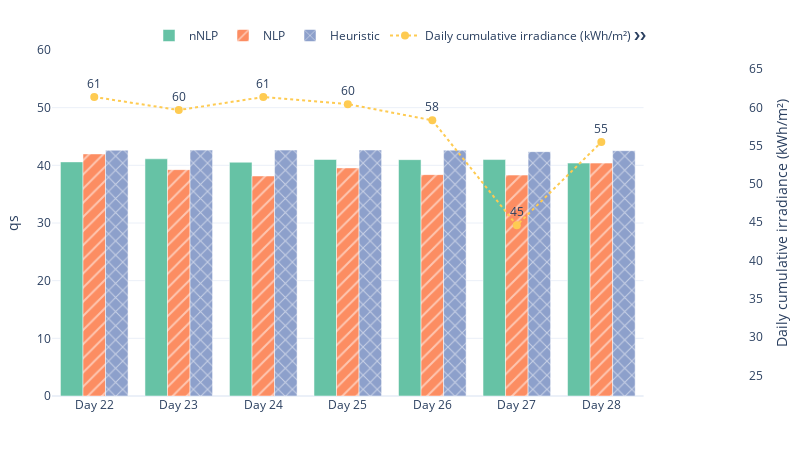

Here is the notebook cell this chart was saved with:
### Code cell
plot_multiaxis_bars_with_scatter(
    dfs=daily_sim_dfs,
    alt_labels=alt_labels,
    bar_col="qmed_s",
    bar_label="qs",
    scatter_col="daily_cumulative_I",
    scatter_label="Daily cumulative irradiance (kWh/m²)",
    color_palette_id="Set2",
    yaxis_range=[0,60],
    height=450,
    width=800
)

### Figure 1 — Plotly figure (JSON) as saved in the notebook; plotly's stock layout.template omitted (floating-point values rounded to 4 significant figures)
{"data": [{"marker": {"color": "rgb(102,194,165)", "pattern": {"fgcolor": "white", "shape": ""}}, "name": "nNLP", "type": "bar", "x": ["Day 22", "Day 23", "Day 24", "Day 25", "Day 26", "Day 27", "Day 28"], "y": [40.6, 41.13, 40.54, 41.01, 40.99, 41.0, 40.39], "yaxis": "y"}, {"marker": {"color": "rgb(252,141,98)", "pattern": {"fgcolor": "white", "shape": "/"}}, "name": "NLP", "type": "bar", "x": ["Day 22", "Day 23", "Day 24", "Day 25", "Day 26", "Day 27", "Day 28"], "y": [41.98, 39.26, 38.15, 39.55, 38.39, 38.31, 40.39], "yaxis": "y"}, {"marker": {"color": "rgb(141,160,203)", "pattern": {"fgcolor": "white", "shape": "x"}}, "name": "Heuristic", "type": "bar", "x": ["Day 22", "Day 23", "Day 24", "Day 25", "Day 26", "Day 27", "Day 28"], "y": [42.63, 42.64, 42.65, 42.66, 42.63, 42.38, 42.54, NaN], "yaxis": "y"}, {"line": {"color": "#FECB52", "dash": "dot"}, "marker": {"color": "#FECB52", "size": 8}, "mode": "markers+lines+text", "name": "Daily cumulative irradiance (kWh/m²) ❯❯", "text": ["61", "60", "61", "60", "58", "45", "55"], "textposition": "top center", "type": "scatter", "x": ["Day 22", "Day 23", "Day 24", "Day 25", "Day 26", "Day 27", "Day 28"], "y": [61.37, 59.67, 61.36, 60.44, 58.33, 44.6, 55.48], "yaxis": "y3", "zorder": 10}], "layout": {"bargap": 0.2, "barmode": "group", "height": 450, "legend": {"orientation": "h", "x": 0.5, "xanchor": "center", "y": 1, "yanchor": "bottom"}, "margin": {"b": 50, "l": 50, "r": 50, "t": 50}, "width": 800, "xaxis": {"domain": [0, 0.85], "title": {"text": ""}}, "yaxis": {"range": [0, 60], "showgrid": true, "side": "left", "title": {"text": "qs"}}, "yaxis3": {"overlaying": "y", "position": 1, "range": [22.3, 67.51], "showgrid": false, "side": "right", "title": {"text": "Daily cumulative irradiance (kWh/m²)"}}}}
